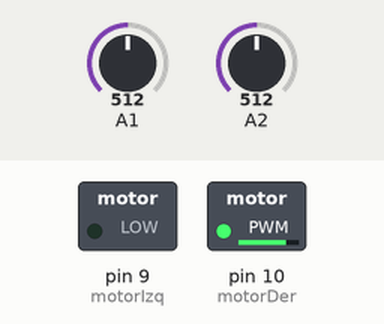
The sketch below on a simulated Arduino Uno, built with avr-gcc and run on an emulated ATmega328P. Shown: switched loads named in the sketch (green lamp = pin HIGH). Inputs (shaded band) come from the test bench; at power-on: A1 = 512, A2 = 512. What the sketch prints to the serial monitor is not drawn.

Above: at 1.2 s.
1.3 s: A1 set to 487
At 1.9 s:
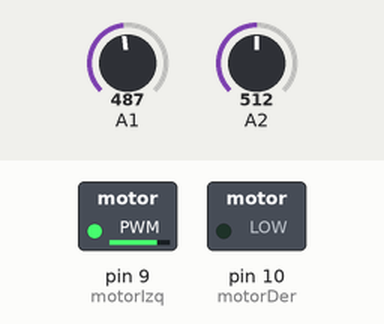
Timing chart, 0 to 4.3 s (numbered marks = the images above; inputs shaded):
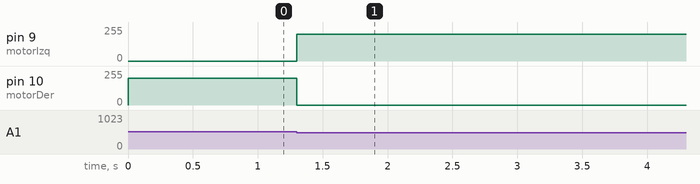

The sketch:

Seguidor2sensoresPWM.ino
```cpp
int motorIzq = 9;
int motorDer = 10;

void setup() {
  Serial.begin (9600);
  pinMode(motorIzq,OUTPUT);
  pinMode(motorDer,OUTPUT);
}

void loop() {
  Serial.print("A0: ");
  Serial.println(analogRead(A0));
  Serial.print("A1: ");
  Serial.println(analogRead(A1));
if(analogRead(A1)>500||analogRead(A2)>500){
  while(analogRead(A1)>500){
  analogWrite(motorIzq,0);
  analogWrite(motorDer,200);
  }
  while(analogRead(A2)>500){
  analogWrite(motorIzq,200);
  analogWrite(motorDer,0);
  }

}
  else{
    if(analogRead(A1)>500&&analogRead(A2)>500){
  analogWrite(motorIzq,200);
  analogWrite(motorDer,200);
    }
  }
}
```

Measured:
- the behaviour switches between 501 and 500 on A1 (found by bisection; images 0 and 1)
- after the input at 1.3 s, pin 9 (motorIzq): 0/255 → 200/255 at once; pin 10 (motorDer): 200/255 → 0/255 at once
